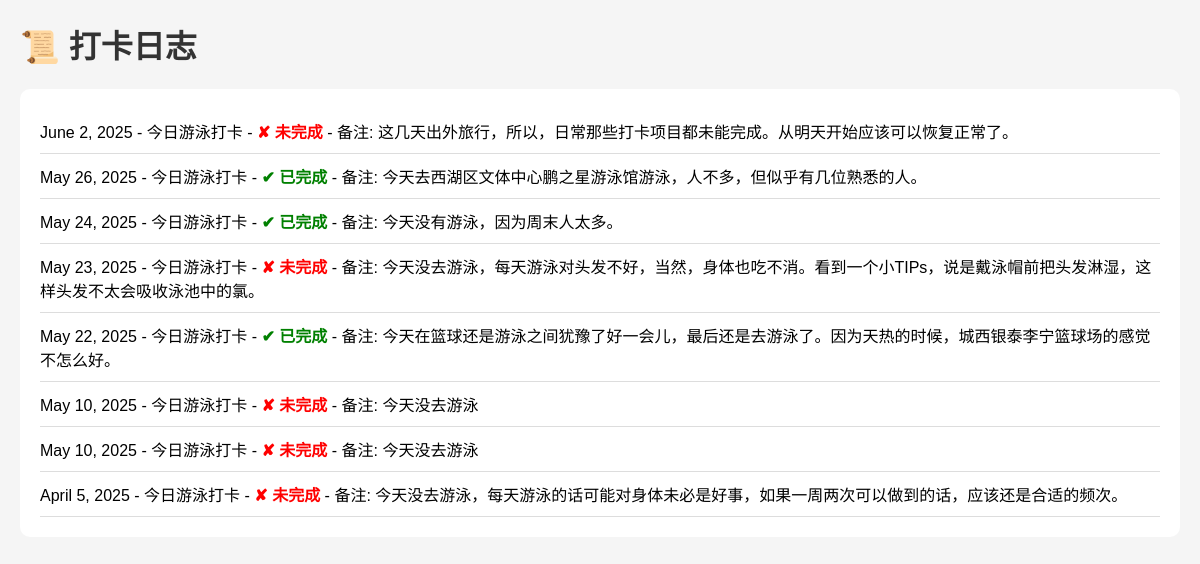
Before: /habit/2/log/ (signed in) with the older database file.
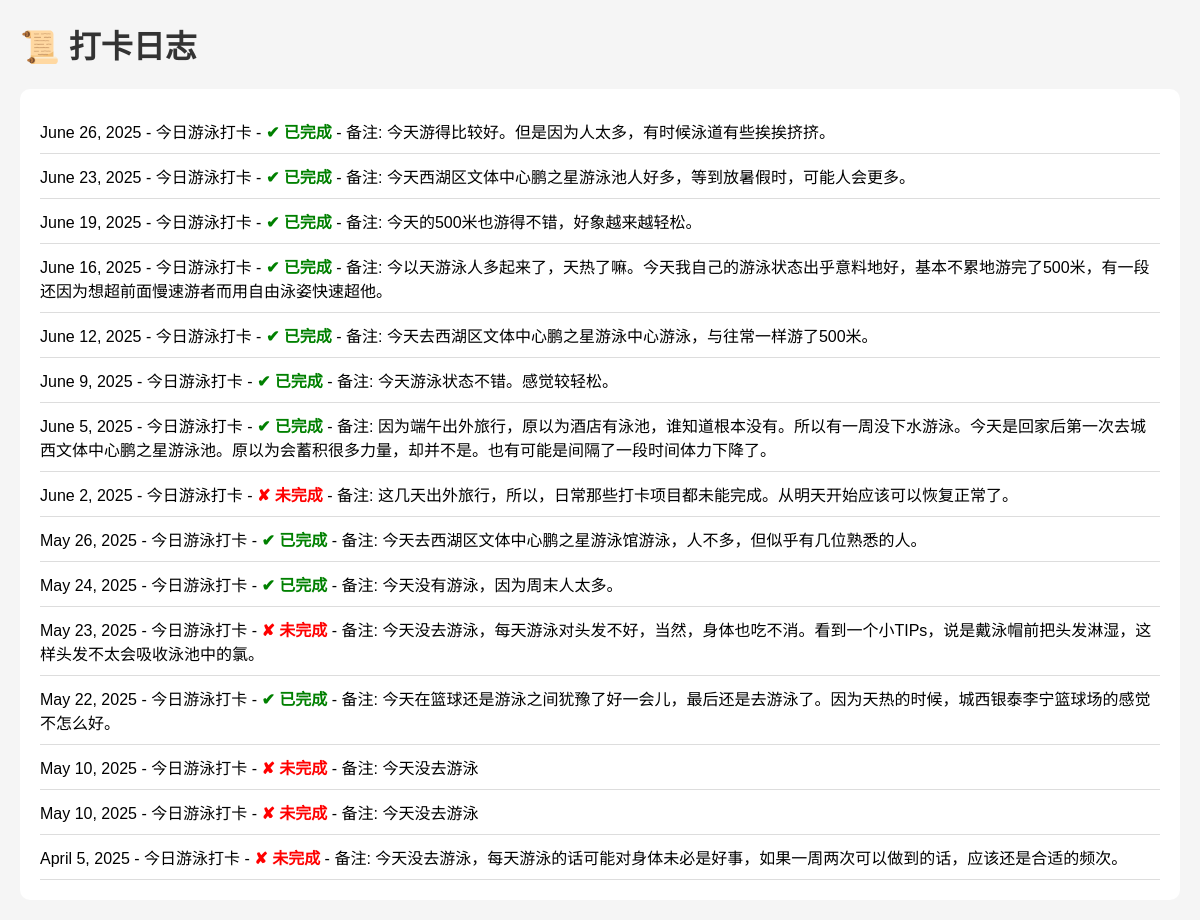
After: the same page with the newer database file.
### learning_logs/models.py (models this page shows, shortened)
class HabitLog(models.Model):
    habit = models.ForeignKey(Habit, on_delete=models.CASCADE,  related_name='habitlog_learning_logs')  # 修改 related_name，避免与 users 中冲突
    date = models.DateField(auto_now_add=True)  # 记录当天日期
    completed = models.BooleanField(default=False)  # 是否完成
    notes = models.TextField(blank=True)  # 备注，可留空
    owner = models.ForeignKey(User, on_delete=models.CASCADE, null=True, blank=True)

class Habit(models.Model):
    name = models.CharField(max_length=100)
    owner = models.ForeignKey(User, on_delete=models.CASCADE, related_name='user_habits')
    created_at = models.DateTimeField(auto_now_add=True)

### learning_logs/views.py (the view)
# urls.py: path('habit/<int:habit_id>/log/', views.habit_log_view, name='habit_log'),
@login_required
def habit_log_view(request, habit_id):
    habit = get_object_or_404(Habit, id=habit_id, owner=request.user)
    logs = HabitLog.objects.filter(habit=habit).order_by('-date')
    context = {
        'habit': habit,
        'logs': logs,
    }
    return render(request, 'learning_logs/habit_logs.html', context)

### learning_logs/templates/learning_logs/habit_logs.html (shortened to what this page needs)
<!DOCTYPE html>
<html lang="zh-CN">
<head>
</head>
<body>
    <h1>📜 打卡日志</h1>
    <ul>
        {% for log in logs %}
            <li>
                {{ log.date }} - {{ log.habit.name }} -
                {% if log.completed %}
                    <span style="color:green;">✔ 已完成</span>
                {% else %}
                    <span style="color:red;">✘ 未完成</span>
                {% endif %}
                {% if log.notes %}
                    - 备注: {{ log.notes }}
                {% endif %}
            </li>
        {% empty %}
            <li>暂无打卡日志。</li>
        {% endfor %}
    </ul>
</body>
</html>

### learning_logs/templates/learning_logs/habit_logs.html (style rules this page uses)
body { font-family: Arial, sans-serif; margin: 20px; background-color: #f5f5f5; }
h1 { color: #333; }
ul { background-color: #fff; padding: 20px; border-radius: 10px; list-style-type: none; }
li { padding: 10px 0; border-bottom: 1px solid #ddd; }
span { font-weight: bold; }

Changed rows visible on the page:
added HabitLog: date "June 26, 2025", habit.name "今日游泳打卡", completed "✔ 已完成", notes "今天游得比较好。但是因为人太多，有时候泳道有些挨挨挤挤。"
added HabitLog: date "June 23, 2025", habit.name "今日游泳打卡", completed "✔ 已完成", notes "今天西湖区文体中心鹏之星游泳池人好多，等到放暑假时，可能人会更多。"
added HabitLog: date "June 19, 2025", habit.name "今日游泳打卡", completed "✔ 已完成", notes "今天的500米也游得不错，好象越来越轻松。"
added HabitLog: date "June 16, 2025", habit.name "今日游泳打卡", completed "✔ 已完成", notes "今以天游泳人多起来了，天热了嘛。今天我自己的游泳状态出乎意料地好，基本不累地游完了500米，有一段还因为想超前面慢速游者而用自由泳姿快速超他。"
added HabitLog: date "June 12, 2025", habit.name "今日游泳打卡", completed "✔ 已完成", notes "今天去西湖区文体中心鹏之星游泳中心游泳，与往常一样游了500米。"
added HabitLog: date "June 9, 2025", habit.name "今日游泳打卡", completed "✔ 已完成", notes "今天游泳状态不错。感觉较轻松。"
added HabitLog: date "June 5, 2025", habit.name "今日游泳打卡", completed "✔ 已完成", notes "因为端午出外旅行，原以为酒店有泳池，谁知道根本没有。所以有一周没下水游泳。今天是回家后第一次去城西文体中心鹏之星游泳池。原以为会蓄积很多力量，却并不是。也有可能是间隔了一段时间体力下降了。"
